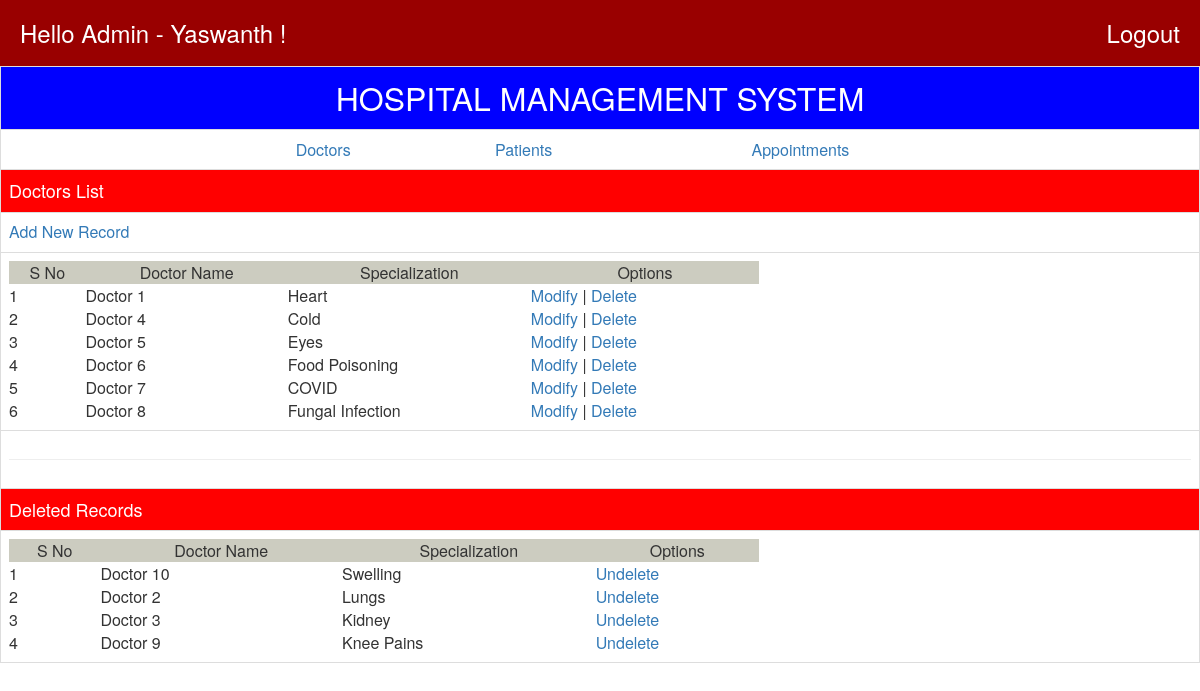
The app's page /DDEL.php with its own data.
### tables this page shows
CREATE TABLE `doct` (
  `dno` int(11) NOT NULL,
  `dname` varchar(30) NOT NULL,
  `dspec` varchar(30) NOT NULL,
  `dshow` varchar(1) NOT NULL DEFAULT 'Y'
);

### DDEL.php (the view, shortened to what this page needs)
<?php require('connection.php');?>
<html>
 <head>
 <link rel="stylesheet" href="css/bootstrap.css"/>
 </head>
 <body>
<table class="table table-bordered">
<tr bgcolor=blue><td align=center><font SIZE=6 color=white>HOSPITAL
MANAGEMENT SYSTEM</font></td></tr>
<tr><td><table align=center width=750 cellspacing=0 cellpadding=5>
<tr><td align=center><a href=dlist.php>Doctors</td><td align=center><a
href=plist.php>Patients</td><td align=center><a
href=alist.php>Appointments</td>
</table></td></tr>
<tr bgcolor=red><td ><font size=4 color=white>Doctors
List</font></td></tr>
<tr><td><a href=dadd.php>Add New Record</a></td></tr>
<tr><td><table width=750 cellspacing=0 cellpadding=5>
<tr bgcolor=#ccccc><td align=center>S No</td><td align=center>Doctor
Name</td><td align=center>Specialization</td><td
align=center>Options</td></tr>
<?php
$todel=$_GET['rno'];
mysqli_query($connection, "update doct SET dshow='N' where dno='$todel' ;");
$rs1=mysqli_query($connection, "SELECT * from doct where dshow='Y' order by
dname;");
$sno=1;
while( $row=mysqli_fetch_array($rs1)) {
 echo "<tr><td>$sno</td><td>$row[1]</td><td>$row[2]</td><td><a
href=dmod.php?rno=".$row[0].">Modify</a> | <a
href=ddel.php?rno=".$row[0].">Delete</a></td></tr>";
 $sno++;
}
?>
</table></td></tr>
<tr><td align=center><hr></td></tr>
<tr bgcolor=red><td><font size=4 color=white>Deleted
Records</font></td></tr>
<tr><td><table width=750 cellspacing=0 cellpadding=5>
<tr bgcolor=#ccccc><td align=center>S No</td><td align=center>Doctor
Name</td><td align=center>Specialization</td><td
align=center>Options</td></tr>
<?php
$rs2=mysqli_query($connection, "SELECT * from doct where dshow='N' order by dname;");
$sno=1;
while( $row=mysqli_fetch_array($rs2)) {
 echo "<tr><td>$sno</td><td>$row[1]</td><td>$row[2]</td><td><a
href=dundel.php?rno=".$row[0].">Undelete</a></td></tr>";
 $sno++;
}
?>
</table></td></tr>
</table>
</body>
</html>

### connection.php (shortened to what this page needs)
<h3 style="background:#990000;padding:20px;color:#FFFFFF;margin:0px">
	<span>Hello Admin - Yaswanth !</span>
	<span style="float:right"><a style="color:#FFFFFF" href="logout.php">Logout</a></span>
</h3>

### records on screen
doct: dname "Doctor 1", dspec "Heart"
doct: dname "Doctor 4", dspec "Cold"
doct: dname "Doctor 5", dspec "Eyes"
doct: dname "Doctor 6", dspec "Food Poisoning"
doct: dname "Doctor 7", dspec "COVID"
doct: dname "Doctor 8", dspec "Fungal Infection"
doct: dname "Doctor 10", dspec "Swelling"
doct: dname "Doctor 2", dspec "Lungs"
doct: dname "Doctor 3", dspec "Kidney"
doct: dname "Doctor 9", dspec "Knee Pains"
